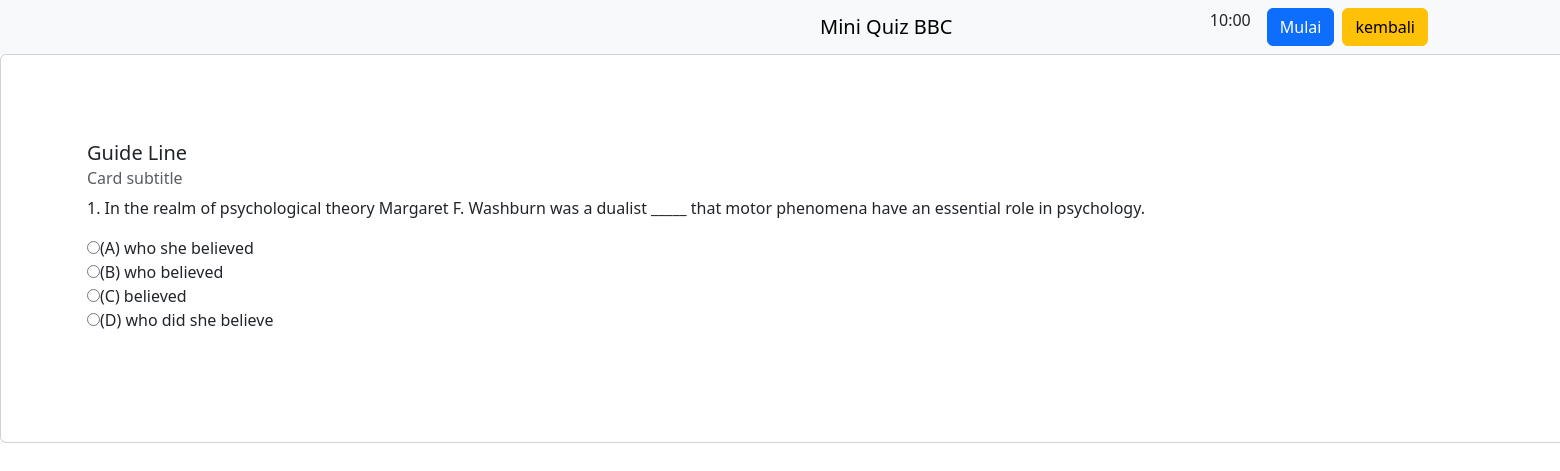
The page /kuis.php?category=TOEFL on the database its author committed.
### tables this page shows
CREATE TABLE `exam_category` (
  `id` int(5) NOT NULL,
  `category` varchar(100) NOT NULL,
  `exam_time` varchar(5) NOT NULL
);

CREATE TABLE `toefl` (
  `id` int(5) NOT NULL,
  `nomor` varchar(5) NOT NULL,
  `question` varchar(500) NOT NULL,
  `opt1` varchar(100) NOT NULL,
  `opt2` varchar(100) NOT NULL,
  `opt3` varchar(100) NOT NULL,
  `opt4` varchar(100) NOT NULL,
  `answer` varchar(100) NOT NULL,
  `category` varchar(100) NOT NULL
);

### kuis.php (the view, shortened to what this page needs)
<?php
$servername = "localhost";
$username = "root";
$password = "";
$dbname = "skripsi";
$conn = new mysqli($servername, $username, $password, $dbname);
?>
<!doctype html>
<html lang="en">
  <head>
    <link href="https://cdn.jsdelivr.net/npm/bootstrap@5.3.3/dist/css/bootstrap.min.css" rel="stylesheet">
  </head>
    <body>
    <?php
    $category = $_GET['category'];
    $sql = "SELECT * FROM exam_category WHERE category = '".$category."'";
    $result = $conn->query($sql);
    $time = $result->fetch_assoc()['exam_time'];
    ?>
        <nav class="navbar bg-body-tertiary">
            <div class="container" style="padding-left: 700px">
                <span class="navbar-brand mb-0 h1">Mini Quiz BBC</span>
                <div class="col d-flex justify-content-end">
                    <span class="me-3" id="timer"> <?= $time .":00"?></span>
                <button type="button" class="btn btn-primary me-2" id="btn-start">Mulai </button>
                <a href="dashboard.php" type="button" class="btn btn-warning">kembali </a>
            </div>
            </div>
        </nav>
        <div class="card" style="padding: 70px; width: 100rem;">
            <div class="card-body">
                <h5 class="card-title"> Guide Line </h5>
                <h6 class="card-subtitle mb-2 text-body-secondary">Card subtitle</h6>
                <table>
                    <tbody>
    <form method="post" action="">
        <?php
        $category = $_GET['category'];
        $sql = "SELECT id, nomor, question, opt1, opt2, opt3, opt4 FROM toefl WHERE category = '".$category."'";
        $result = $conn->query($sql);
        if ($result->num_rows > 0) {
            while($row = $result->fetch_assoc()) {
                $questionId = $row["id"];
                $nomor = $row["nomor"];
                $question = $row["question"];
                $opt1 = $row["opt1"];
                $opt2 = $row["opt2"];
                $opt3 = $row["opt3"];
                $opt4 = $row["opt4"];
                echo "<p>$nomor. $question</p>";
                echo "<input type='radio' name='question_$questionId' value='$opt1'>$opt1<br>";
                echo "<input type='radio' name='question_$questionId' value='$opt2'>$opt2<br>";
                echo "<input type='radio' name='question_$questionId' value='$opt3'>$opt3<br>";
                echo "<input type='radio' name='question_$questionId' value='$opt4'>$opt4<br>";
            }
        }
        ?>
                    </tbody>
                </table>
                        <br>
            </div>
        </div>
</body>

### rows shown on the page
exam_category: exam_time "10"
toefl: nomor "1", question "In the realm of psychological theory Margaret F. Washburn was a dualist _____ that motor phenomena have an essential role in psychology."
